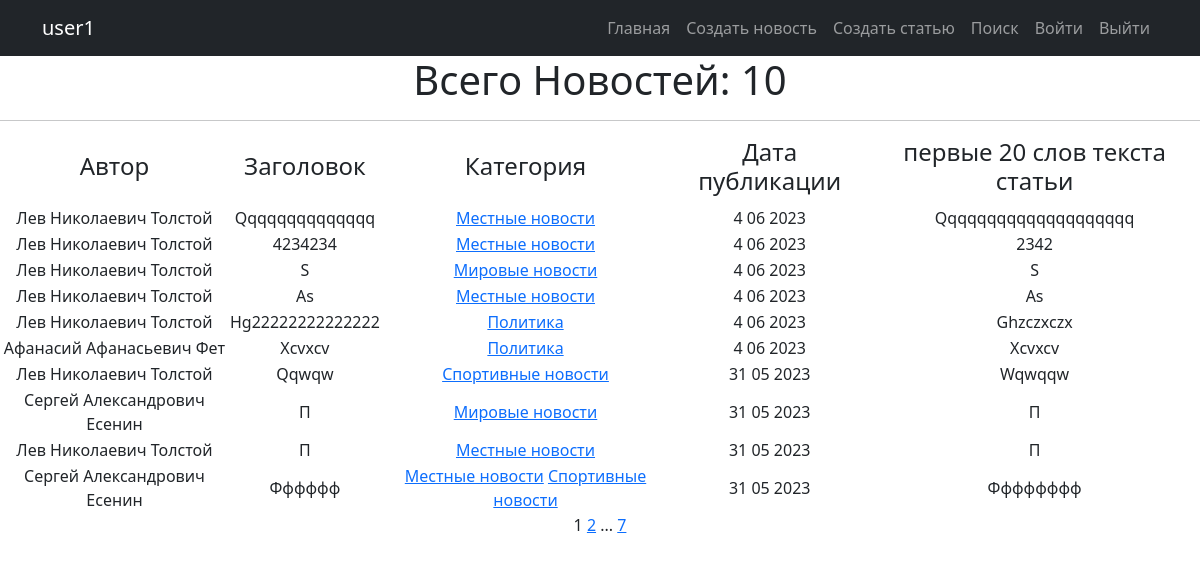
Page / (signed in) on the earlier database version.
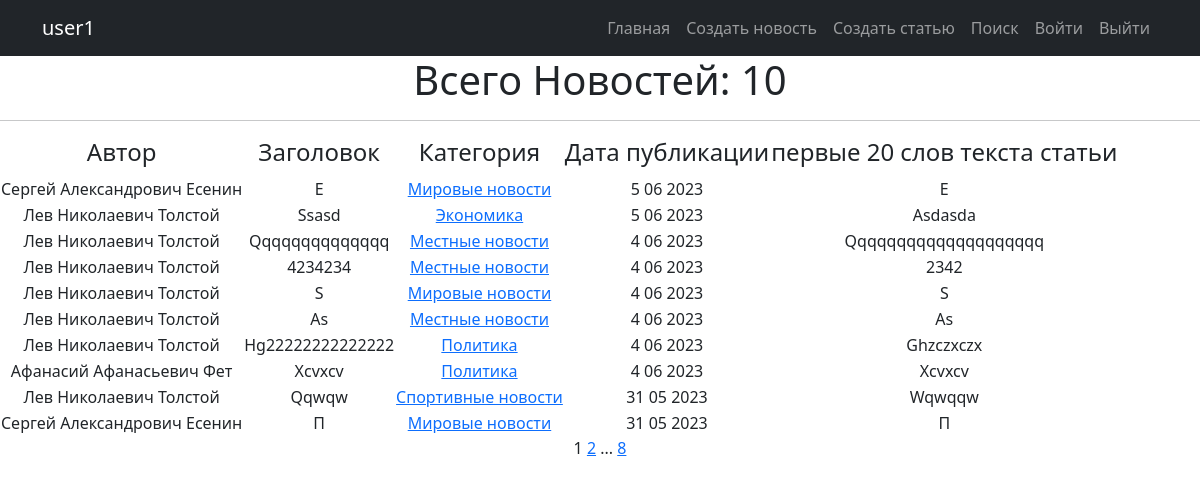
Same page on the later database version.
### news/models.py (models this page shows, shortened)
class Post(models.Model):
    objects = None
    article = 'AR'
    news = 'NE'
    POST = [
        (news, 'Новость'),
        (article, 'Статья')
    ]
    title = models.TextField(max_length=50)
    author = models.ForeignKey(Author, on_delete=models.CASCADE)
    time_in_comment = models.DateTimeField(default=django.utils.timezone.now)
    choice_title = models.CharField(max_length=2, choices=POST)
    post_text = models.TextField(max_length=500)
    categories = models.ManyToManyField('Category', through='PostCategory')
    rating_post = models.IntegerField(default=0)

class Author(models.Model):
    user_author = models.OneToOneField(User, on_delete=models.CASCADE)
    user_rating = models.IntegerField(default=0)
    subscribers = models.ManyToManyField('Category', through='PostSubscribers')

class Category(models.Model):
    economy = 'EC'
    politician = 'PL'
    worldnews = 'WN'
    hostnews = 'HN'
    sport = 'SP'
    POSITION = [
        (economy, 'Экономика'),
        (politician, 'Политика'),
        (worldnews, 'Мировые новости'),
        (hostnews, 'Местные новости'),
        (sport, 'Спортивные новости')
    ]
    category = models.CharField(max_length=2, choices=POSITION, default='HN', unique=True)
    def __str__(self):
        return self.get_category_display()

### news/views.py (the view)
# urls.py: path('', PostList.as_view(), name='post_list'),
class PostList(LoginRequiredMixin, ListView):
    model = Post
    ordering = '-time_in_comment'
    template_name = 'news.html'
    context_object_name = 'all'
    paginate_by = 10
    def get_context_data(self, **kwargs):
        context = super().get_context_data(**kwargs)
        context['is_not_author'] = not self.request.user.groups.filter(name = 'author').exists()
        return context

### news/templatetags/censure.py (called while the page is built)
@register.filter()
def censor(word):
    def multiple_replace(texts, replace_value):
        for i, j in replace_value.items():
            texts = texts.lower().replace(i, j)
        return texts
    replace_values = {'модели': 'м*****',
                      'джигурда': 'д*******',
                      'однако': 'о*****',
                      'директор': 'д*******',
                      'повтор': 'п*****'
                      }
    word = multiple_replace(word, replace_values)
    return word.capitalize()

### news/templatetags/custom_tags.py (called while the page is built)
@register.simple_tag(takes_context=True)
def url_replace(context, **kwargs):
   d = context['request'].GET.copy()
   for k, v in kwargs.items():
       d[k] = v
   return d.urlencode()

### templates/news.html (shortened to what this page needs)
{% extends 'flatpages/default.html' %}
{% load custom_tags %}
{% block content %}
{% load censure %}
    <h1>Всего Новостей: {{ all.all |length }} </h1>
    <hr>
    {% if all %}
        <table >
            <tr>
                <td><h4>Автор</h4></td>
                <td><h4>Заголовок</h4></td>
                <td><h4>Категория</h4></td>
                <td><h4>Дата публикации</h4></td>
                <td><h4>первые 20 слов текста статьи</h4></td>
            </tr>
            {% for news in all %}
            <tr>
                <td>{{ news.author.user_author.first_name }}</td>
                <td>{{ news.title | censor }}</td>
                <td>{% for category in news.categories.all %}
                       <a href="{% url 'category_list' category.id %}" >{{category}}</a>
                    {% endfor %}
                </td>
                <td>{{ news.time_in_comment |date:'j m Y'  }}
                </td>
                <td>{{ news.post_text |truncatewords:20 | censor }}</td>
            </tr>
            {% endfor %}
        </table>
    {% else %}
        <h2>Новостей нет!</h2>
    {% endif %}
   {{ page_obj.number }}
   {% if page_obj.has_next %}
       <a href="?{% url_replace page=page_obj.next_page_number %}">{{ page_obj.next_page_number }}</a>
       {% if paginator.num_pages != page_obj.next_page_number %}
           ...
           <a href="?{% url_replace page=page_obj.paginator.num_pages %}">{{ page_obj.paginator.num_pages }}</a>
       {% endif %}
   {% endif %}
{% endblock content %}

Differences in the rows shown:
no longer on this page (row unchanged): Post: author.user_author.first_name "Лев Николаевич Толстой", title|censor "П", time_in_comment "31 05 2023", post_text|censor "П", Category (category "Местные новости")
no longer on this page (row unchanged): Post: author.user_author.first_name "Сергей Александрович Есенин", title|censor "Фффффф", time_in_comment "31 05 2023", post_text|censor "Фффффффф", Category (category "Местные новости"), Category (category "Спортивные новости")
added Post: author.user_author.first_name "Сергей Александрович Есенин", title|censor "E", time_in_comment "5 06 2023", post_text|censor "E", Category (category "Мировые новости")
added Post: author.user_author.first_name "Лев Николаевич Толстой", title|censor "Ssasd", time_in_comment "5 06 2023", post_text|censor "Asdasda"
now on this page (row unchanged): Category: category "Экономика", shown under "Лев Николаевич Толстой"
Other differences:
{{ page_obj.paginator.num_pages }}: "7" → "8"
